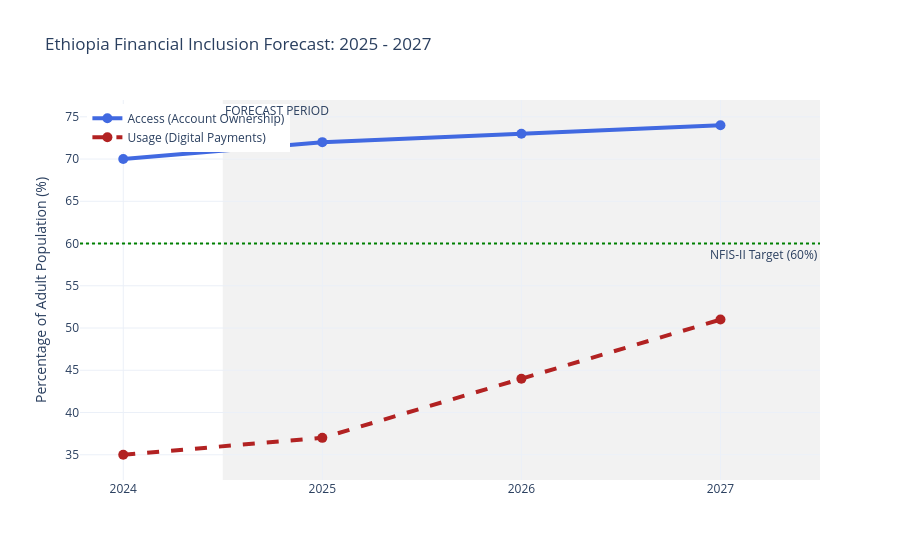

Write notebook code for a chart like this one.
### Code cell
# --- Cell 4: Robust Forecasting Visualization ---
import pandas as pd
import plotly.express as px
import plotly.graph_objects as go
import os

# 1. Load the forecast data from the CSV we saved in Step 3
forecast_csv_path = '../data/processed/ethiopia_fi_forecast_2027.csv'

if os.path.exists(forecast_csv_path):
    df_plot = pd.read_csv(forecast_csv_path)
    print("✅ Forecast data loaded from CSV.")
else:
    print("❌ Error: Forecast CSV not found. Please re-run Cell 3.")

# 2. Create the figure
fig = go.Figure()

# 3. Add Access Forecast
fig.add_trace(go.Scatter(
    x=df_plot['Year'], 
    y=df_plot['Access (%)'],
    mode='lines+markers',
    name='Access (Account Ownership)',
    line=dict(color='royalblue', width=4),
    marker=dict(size=10)
))

# 4. Add Usage Forecast
fig.add_trace(go.Scatter(
    x=df_plot['Year'], 
    y=df_plot['Usage (%)'],
    mode='lines+markers',
    name='Usage (Digital Payments)',
    line=dict(color='firebrick', width=4, dash='dash'),
    marker=dict(size=10)
))

# 5. Add the 60% Policy Target Line
fig.add_hline(
    y=60, 
    line_dash="dot",
    annotation_text="NFIS-II Target (60%)", 
    annotation_position="bottom right",
    line_color="green",
    line_width=2
)

# 6. Add Scenario Shading
fig.add_vrect(
    x0=2024.5, x1=2027.5,
    fillcolor="gray", opacity=0.1,
    layer="below", line_width=0,
    annotation_text="FORECAST PERIOD", annotation_position="top left"
)

# 7. Styling
fig.update_layout(
    title='Ethiopia Financial Inclusion Forecast: 2025 - 2027',
    xaxis=dict(tickmode='linear', tick0=2024, dtick=1),
    yaxis_title='Percentage of Adult Population (%)',
    hovermode='x unified',
    template='plotly_white',
    legend=dict(yanchor="top", y=0.99, xanchor="left", x=0.01)
)

# Show the interactive chart
fig.show()

# (Optional) Try to save, but catch error if Kaleido is missing
try:
    fig.write_image("../reports/figures/inclusion_forecast_2027.png")
    print("✅ Image saved to reports/figures/")
except Exception:
    print("⚠️ Note: Image not saved (Kaleido missing), but chart is displayed above.")

### Figure 1 — Plotly figure (JSON) as saved in the notebook; plotly's stock layout.template omitted (floating-point values rounded to 4 significant figures)
{"data": [{"line": {"color": "royalblue", "width": 4}, "marker": {"size": 10}, "mode": "lines+markers", "name": "Access (Account Ownership)", "type": "scatter", "x": [2024, 2025, 2026, 2027], "y": [70.0, 72.0, 73.0, 74.0]}, {"line": {"color": "firebrick", "dash": "dash", "width": 4}, "marker": {"size": 10}, "mode": "lines+markers", "name": "Usage (Digital Payments)", "type": "scatter", "x": [2024, 2025, 2026, 2027], "y": [35.0, 37.0, 44.0, 51.0]}], "layout": {"annotations": [{"showarrow": false, "text": "NFIS-II Target (60%)", "x": 1, "xanchor": "right", "xref": "x domain", "y": 60, "yanchor": "top", "yref": "y"}, {"showarrow": false, "text": "FORECAST PERIOD", "x": 2024.0, "xanchor": "left", "xref": "x", "y": 1, "yanchor": "top", "yref": "y domain"}], "hovermode": "x unified", "legend": {"x": 0.01, "xanchor": "left", "y": 0.99, "yanchor": "top"}, "shapes": [{"line": {"color": "green", "dash": "dot", "width": 2}, "type": "line", "x0": 0, "x1": 1, "xref": "x domain", "y0": 60, "y1": 60, "yref": "y"}, {"fillcolor": "gray", "layer": "below", "line": {"width": 0}, "opacity": 0.1, "type": "rect", "x0": 2024.0, "x1": 2028.0, "xref": "x", "y0": 0, "y1": 1, "yref": "y domain"}], "title": {"text": "Ethiopia Financial Inclusion Forecast: 2025 - 2027"}, "xaxis": {"dtick": 1, "tick0": 2024, "tickmode": "linear"}, "yaxis": {"title": {"text": "Percentage of Adult Population (%)"}}}}
